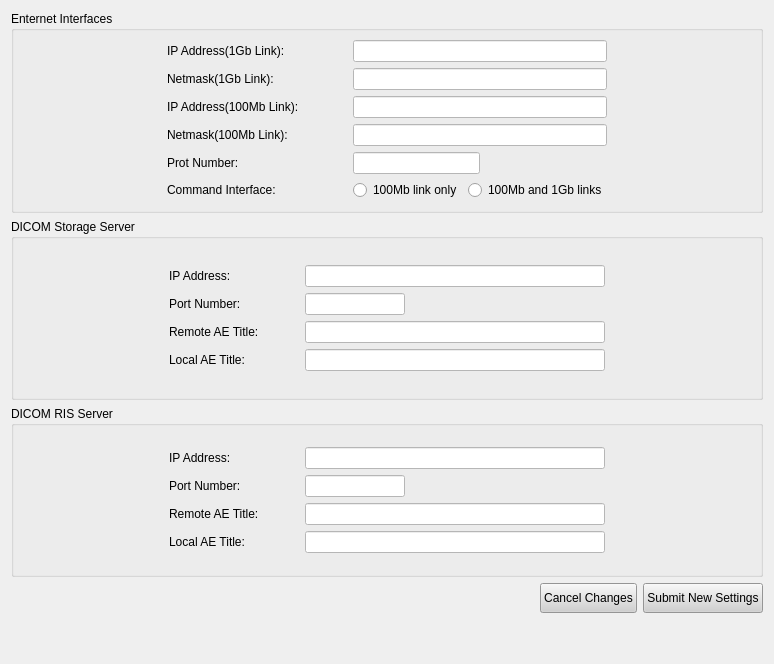
     <widget class="QWidget" name="tab_2">
      <attribute name="title">
       <string>Network</string>
      </attribute>
      <layout class="QGridLayout" name="gridLayout_25">
       <item row="0" column="0">
        <widget class="QGroupBox" name="Enternet_Interface_Group">
         <property name="minimumSize">
          <size>
           <width>0</width>
           <height>202</height>
          </size>
         </property>
         <property name="title">
          <string>Enternet Interfaces</string>
         </property>
         <layout class="QGridLayout" name="gridLayout_4">
          <item row="0" column="0">
           <layout class="QHBoxLayout" name="horizontalLayout_54">
            <item>
             <spacer name="horizontalSpacer_29">
              <property name="orientation">
               <enum>Qt::Horizontal</enum>
              </property>
              <property name="sizeHint" stdset="0">
               <size>
                <width>40</width>
                <height>20</height>
               </size>
              </property>
             </spacer>
            </item>
            <item>
             <layout class="QVBoxLayout" name="verticalLayout_21">
              <item>
               <layout class="QHBoxLayout" name="horizontalLayout_40">
                <item>
                 <widget class="QLabel" name="Net1_IP">
                  <property name="minimumSize">
                   <size>
                    <width>180</width>
                    <height>0</height>
                   </size>
                  </property>
                  <property name="maximumSize">
                   <size>
                    <width>164</width>
                    <height>16777215</height>
                   </size>
                  </property>
                  <property name="text">
                   <string>IP Address(1Gb Link):</string>
                  </property>
                 </widget>
                </item>
                <item>
                 <widget class="QLineEdit" name="Net1_IP_Edit">
                  <property name="focusPolicy">
                   <enum>Qt::StrongFocus</enum>
                  </property>
                  <property name="styleSheet">
                   <string notr="true">background-color: rgb(255, 255, 255);</string>
                  </property>
                 </widget>
                </item>
               </layout>
              </item>
              <item>
               <layout class="QHBoxLayout" name="horizontalLayout_41">
                <item>
                 <widget class="QLabel" name="Net1_Mask">
                  <property name="minimumSize">
                   <size>
                    <width>180</width>
                    <height>0</height>
                   </size>
                  </property>
                  <property name="maximumSize">
                   <size>
                    <width>164</width>
                    <height>16777215</height>
                   </size>
                  </property>
                  <property name="text">
                   <string>Netmask(1Gb Link):</string>
                  </property>
                 </widget>
                </item>
                <item>
                 <widget class="QLineEdit" name="Net1_Mask_Edit">
                  <property name="focusPolicy">
                   <enum>Qt::StrongFocus</enum>
                  </property>
                  <property name="styleSheet">
                   <string notr="true">background-color: rgb(255, 255, 255);</string>
                  </property>
                 </widget>
                </item>
               </layout>
              </item>
              <item>
               <layout class="QHBoxLayout" name="horizontalLayout_42">
                <item>
                 <widget class="QLabel" name="Net2_IP">
                  <property name="minimumSize">
                   <size>
                    <width>180</width>
                    <height>0</height>
                   </size>
                  </property>
                  <property name="maximumSize">
                   <size>
                    <width>164</width>
                    <height>16777215</height>
                   </size>
                  </property>
                  <property name="text">
                   <string>IP Address(100Mb Link):</string>
                  </property>
                 </widget>
                </item>
                <item>
                 <widget class="QLineEdit" name="Net2_IP_Edit">
                  <property name="focusPolicy">
                   <enum>Qt::StrongFocus</enum>
                  </property>
                  <property name="styleSheet">
                   <string notr="true">background-color: rgb(255, 255, 255);</string>
                  </property>
                 </widget>
                </item>
               </layout>
              </item>
              <item>
               <layout class="QHBoxLayout" name="horizontalLayout_43">
                <item>
                 <widget class="QLabel" name="Net2_Mask_2">
                  <property name="minimumSize">
                   <size>
                    <width>180</width>
                    <height>0</height>
                   </size>
                  </property>
                  <property name="maximumSize">
                   <size>
                    <width>164</width>
                    <height>16777215</height>
                   </size>
                  </property>
                  <property name="text">
                   <string>Netmask(100Mb Link):</string>
                  </property>
                 </widget>
                </item>
                <item>
                 <widget class="QLineEdit" name="Net2_Mask_Edit">
                  <property name="focusPolicy">
                   <enum>Qt::StrongFocus</enum>
                  </property>
                  <property name="styleSheet">
                   <string notr="true">background-color: rgb(255, 255, 255);</string>
                  </property>
                 </widget>
                </item>
               </layout>
              </item>
              <item>
               <layout class="QHBoxLayout" name="horizontalLayout_44">
                <item>
                 <widget class="QLabel" name="Port_Number">
                  <property name="minimumSize">
                   <size>
                    <width>180</width>
                    <height>0</height>
                   </size>
                  </property>
                  <property name="maximumSize">
                   <size>
                    <width>164</width>
                    <height>16777215</height>
                   </size>
                  </property>
                  <property name="text">
                   <string>Prot Number:</string>
                  </property>
                 </widget>
                </item>
                <item>
                 <widget class="QLineEdit" name="Port_Number_2">
                  <property name="focusPolicy">
                   <enum>Qt::StrongFocus</enum>
                  </property>
                  <property name="styleSheet">
                   <string notr="true">background-color: rgb(255, 255, 255);</string>
                  </property>
                 </widget>
                </item>
                <item>
                 <spacer name="horizontalSpacer_26">
                  <property name="orientation">
                   <enum>Qt::Horizontal</enum>
                  </property>
                  <property name="sizeHint" stdset="0">
                   <size>
                    <width>40</width>
                    <height>20</height>
                   </size>
                  </property>
                 </spacer>
                </item>
               </layout>
              </item>
              <item>
               <layout class="QHBoxLayout" name="horizontalLayout_45">
                <item>
                 <widget class="QLabel" name="Command_Interface">
                  <property name="minimumSize">
                   <size>
                    <width>180</width>
                    <height>0</height>
                   </size>
                  </property>
                  <property name="maximumSize">
                   <size>
                    <width>164</width>
                    <height>16777215</height>
                   </size>
                  </property>
                  <property name="text">
                   <string>Command Interface:</string>
                  </property>
                 </widget>
                </item>
                <item>
                 <widget class="QRadioButton" name="One_Net_Interface">
                  <property name="focusPolicy">
                   <enum>Qt::NoFocus</enum>
                  </property>
                  <property name="text">
                   <string>100Mb link only</string>
                  </property>
                 </widget>
                </item>
                <item>
                 <widget class="QRadioButton" name="Two_Net_Interface">
                  <property name="focusPolicy">
                   <enum>Qt::NoFocus</enum>
                  </property>
                  <property name="text">
                   <string>100Mb and 1Gb links</string>
                  </property>
                 </widget>
                </item>
               </layout>
              </item>
             </layout>
            </item>
            <item>
             <spacer name="horizontalSpacer_30">
              <property name="orientation">
               <enum>Qt::Horizontal</enum>
              </property>
              <property name="sizeHint" stdset="0">
               <size>
                <width>40</width>
                <height>20</height>
               </size>
              </property>
             </spacer>
            </item>
           </layout>
          </item>
         </layout>
        </widget>
       </item>
       <item row="1" column="0">
        <widget class="QGroupBox" name="DICOM_Storage_Group">
         <property name="minimumSize">
          <size>
           <width>0</width>
           <height>181</height>
          </size>
         </property>
         <property name="title">
          <string>DICOM Storage Server</string>
         </property>
         <layout class="QGridLayout" name="gridLayout_23">
          <item row="0" column="0">
           <layout class="QHBoxLayout" name="horizontalLayout_55">
            <item>
             <spacer name="horizontalSpacer_31">
              <property name="orientation">
               <enum>Qt::Horizontal</enum>
              </property>
              <property name="sizeHint" stdset="0">
               <size>
                <width>40</width>
                <height>20</height>
               </size>
              </property>
             </spacer>
            </item>
            <item>
             <layout class="QVBoxLayout" name="verticalLayout_19">
              <item>
               <layout class="QHBoxLayout" name="horizontalLayout_46">
                <item>
                 <widget class="QLabel" name="Storage_IP">
                  <property name="minimumSize">
                   <size>
                    <width>130</width>
                    <height>0</height>
                   </size>
                  </property>
                  <property name="maximumSize">
                   <size>
                    <width>114</width>
                    <height>16777215</height>
                   </size>
                  </property>
                  <property name="text">
                   <string>IP Address:</string>
                  </property>
                 </widget>
                </item>
                <item>
                 <widget class="QLineEdit" name="Storage_IP_Edit">
                  <property name="minimumSize">
                   <size>
                    <width>300</width>
                    <height>0</height>
                   </size>
                  </property>
                  <property name="focusPolicy">
                   <enum>Qt::StrongFocus</enum>
                  </property>
                  <property name="styleSheet">
                   <string notr="true">background-color: rgb(255, 255, 255);</string>
                  </property>
                 </widget>
                </item>
               </layout>
              </item>
              <item>
               <layout class="QHBoxLayout" name="horizontalLayout_47">
                <item>
                 <widget class="QLabel" name="Storage_Port">
                  <property name="minimumSize">
                   <size>
                    <width>130</width>
                    <height>0</height>
                   </size>
                  </property>
                  <property name="maximumSize">
                   <size>
                    <width>114</width>
                    <height>16777215</height>
                   </size>
                  </property>
                  <property name="text">
                   <string>Port Number:</string>
                  </property>
                 </widget>
                </item>
                <item>
                 <widget class="QLineEdit" name="Storage_Port_Edit">
                  <property name="maximumSize">
                   <size>
                    <width>100</width>
                    <height>16777215</height>
                   </size>
                  </property>
                  <property name="focusPolicy">
                   <enum>Qt::StrongFocus</enum>
                  </property>
                  <property name="styleSheet">
                   <string notr="true">background-color: rgb(255, 255, 255);</string>
                  </property>
                 </widget>
                </item>
                <item>
                 <spacer name="horizontalSpacer_27">
                  <property name="orientation">
                   <enum>Qt::Horizontal</enum>
                  </property>
                  <property name="sizeHint" stdset="0">
                   <size>
                    <width>40</width>
                    <height>20</height>
                   </size>
                  </property>
                 </spacer>
                </item>
               </layout>
              </item>
              <item>
               <layout class="QHBoxLayout" name="horizontalLayout_48">
                <item>
                 <widget class="QLabel" name="Storage_Remote_AE">
                  <property name="minimumSize">
                   <size>
                    <width>130</width>
                    <height>0</height>
                   </size>
                  </property>
                  <property name="maximumSize">
                   <size>
                    <width>114</width>
                    <height>16777215</height>
                   </size>
                  </property>
                  <property name="text">
                   <string>Remote AE Title:</string>
                  </property>
                 </widget>
                </item>
                <item>
                 <widget class="QLineEdit" name="Storage_Remote_AE_Edit">
                  <property name="focusPolicy">
                   <enum>Qt::StrongFocus</enum>
                  </property>
                  <property name="styleSheet">
                   <string notr="true">background-color: rgb(255, 255, 255);</string>
                  </property>
                 </widget>
                </item>
               </layout>
              </item>
              <item>
               <layout class="QHBoxLayout" name="horizontalLayout_49">
                <item>
                 <widget class="QLabel" name="Storage_Local_AE_2">
                  <property name="minimumSize">
                   <size>
                    <width>130</width>
                    <height>0</height>
                   </size>
                  </property>
                  <property name="maximumSize">
                   <size>
                    <width>114</width>
                    <height>16777215</height>
                   </size>
                  </property>
                  <property name="text">
                   <string>Local AE Title:</string>
                  </property>
                 </widget>
                </item>
                <item>
                 <widget class="QLineEdit" name="Storage_Local_AE_Edit">
                  <property name="focusPolicy">
                   <enum>Qt::StrongFocus</enum>
                  </property>
                  <property name="styleSheet">
                   <string notr="true">background-color: rgb(255, 255, 255);</string>
                  </property>
                 </widget>
                </item>
               </layout>
              </item>
             </layout>
            </item>
            <item>
             <spacer name="horizontalSpacer_32">
              <property name="orientation">
               <enum>Qt::Horizontal</enum>
              </property>
              <property name="sizeHint" stdset="0">
               <size>
                <width>40</width>
                <height>20</height>
               </size>
              </property>
             </spacer>
            </item>
           </layout>
          </item>
         </layout>
        </widget>
       </item>
       <item row="2" column="0">
        <widget class="QGroupBox" name="DICOM_Storage_Group_2">
         <property name="minimumSize">
          <size>
           <width>0</width>
           <height>171</height>
          </size>
         </property>
         <property name="title">
          <string>DICOM RIS Server</string>
         </property>
         <layout class="QGridLayout" name="gridLayout_24">
          <item row="0" column="0">
           <layout class="QHBoxLayout" name="horizontalLayout_56">
            <item>
             <spacer name="horizontalSpacer_33">
              <property name="orientation">
               <enum>Qt::Horizontal</enum>
              </property>
              <property name="sizeHint" stdset="0">
               <size>
                <width>40</width>
                <height>20</height>
               </size>
              </property>
             </spacer>
            </item>
            <item>
             <layout class="QVBoxLayout" name="verticalLayout_20">
              <item>
               <layout class="QHBoxLayout" name="horizontalLayout_50">
                <item>
                 <widget class="QLabel" name="RIS_IP">
                  <property name="minimumSize">
                   <size>
                    <width>130</width>
                    <height>0</height>
                   </size>
                  </property>
                  <property name="maximumSize">
                   <size>
                    <width>114</width>
                    <height>16777215</height>
                   </size>
                  </property>
                  <property name="text">
                   <string>IP Address:</string>
                  </property>
                 </widget>
                </item>
                <item>
                 <widget class="QLineEdit" name="RIS_IP_Edit">
                  <property name="minimumSize">
                   <size>
                    <width>300</width>
                    <height>0</height>
                   </size>
                  </property>
                  <property name="focusPolicy">
                   <enum>Qt::StrongFocus</enum>
                  </property>
                  <property name="styleSheet">
                   <string notr="true">background-color: rgb(255, 255, 255);</string>
                  </property>
                 </widget>
                </item>
               </layout>
              </item>
              <item>
               <layout class="QHBoxLayout" name="horizontalLayout_51">
                <item>
                 <widget class="QLabel" name="RIS_Port">
                  <property name="minimumSize">
                   <size>
                    <width>130</width>
                    <height>0</height>
                   </size>
                  </property>
                  <property name="maximumSize">
                   <size>
                    <width>114</width>
                    <height>16777215</height>
                   </size>
                  </property>
                  <property name="text">
                   <string>Port Number:</string>
                  </property>
                 </widget>
                </item>
                <item>
                 <widget class="QLineEdit" name="RIS_Port_Edit">
                  <property name="maximumSize">
                   <size>
                    <width>100</width>
                    <height>16777215</height>
                   </size>
                  </property>
                  <property name="focusPolicy">
                   <enum>Qt::StrongFocus</enum>
                  </property>
                  <property name="styleSheet">
                   <string notr="true">background-color: rgb(255, 255, 255);</string>
                  </property>
                 </widget>
                </item>
                <item>
                 <spacer name="horizontalSpacer_28">
                  <property name="orientation">
                   <enum>Qt::Horizontal</enum>
                  </property>
                  <property name="sizeHint" stdset="0">
                   <size>
                    <width>40</width>
                    <height>20</height>
                   </size>
                  </property>
                 </spacer>
                </item>
               </layout>
              </item>
              <item>
               <layout class="QHBoxLayout" name="horizontalLayout_52">
                <item>
                 <widget class="QLabel" name="RIS_Remote_AE">
                  <property name="minimumSize">
                   <size>
                    <width>130</width>
                    <height>0</height>
                   </size>
                  </property>
                  <property name="maximumSize">
                   <size>
                    <width>114</width>
                    <height>16777215</height>
                   </size>
                  </property>
                  <property name="text">
                   <string>Remote AE Title:</string>
                  </property>
                 </widget>
                </item>
                <item>
                 <widget class="QLineEdit" name="RIS_Remote_AE_Edit">
                  <property name="focusPolicy">
                   <enum>Qt::StrongFocus</enum>
                  </property>
                  <property name="styleSheet">
                   <string notr="true">background-color: rgb(255, 255, 255);</string>
                  </property>
                 </widget>
                </item>
               </layout>
              </item>
              <item>
               <layout class="QHBoxLayout" name="horizontalLayout_53">
                <item>
                 <widget class="QLabel" name="RIS_Local_AE">
                  <property name="minimumSize">
                   <size>
                    <width>130</width>
                    <height>0</height>
                   </size>
                  </property>
                  <property name="maximumSize">
                   <size>
                    <width>114</width>
                    <height>16777215</height>
                   </size>
                  </property>
                  <property name="text">
                   <string>Local AE Title:</string>
                  </property>
                 </widget>
                </item>
                <item>
                 <widget class="QLineEdit" name="RIS_Local_AE_Edit">
                  <property name="focusPolicy">
                   <enum>Qt::StrongFocus</enum>
                  </property>
                  <property name="styleSheet">
                   <string notr="true">background-color: rgb(255, 255, 255);</string>
                  </property>
                 </widget>
                </item>
               </layout>
              </item>
             </layout>
            </item>
            <item>
             <spacer name="horizontalSpacer_34">
              <property name="orientation">
               <enum>Qt::Horizontal</enum>
              </property>
              <property name="sizeHint" stdset="0">
               <size>
                <width>40</width>
                <height>20</height>
               </size>
              </property>
             </spacer>
            </item>
           </layout>
          </item>
         </layout>
        </widget>
       </item>
       <item row="3" column="0">
        <layout class="QVBoxLayout" name="verticalLayout">
         <item>
          <layout class="QHBoxLayout" name="horizontalLayout">
           <item>
            <spacer name="horizontalSpacer">
             <property name="orientation">
              <enum>Qt::Horizontal</enum>
             </property>
             <property name="sizeHint" stdset="0">
              <size>
               <width>529</width>
               <height>20</height>
              </size>
             </property>
            </spacer>
           </item>
           <item>
            <widget class="QPushButton" name="Cancel_Changes">
             <property name="minimumSize">
              <size>
               <width>0</width>
               <height>30</height>
              </size>
             </property>
             <property name="focusPolicy">
              <enum>Qt::NoFocus</enum>
             </property>
             <property name="styleSheet">
              <string notr="true">background-color: rgb(208, 208, 208);</string>
             </property>
             <property name="text">
              <string>Cancel Changes</string>
             </property>
            </widget>
           </item>
           <item>
            <widget class="QPushButton" name="Submit_New_Set">
             <property name="minimumSize">
              <size>
               <width>0</width>
               <height>30</height>
              </size>
             </property>
             <property name="focusPolicy">
              <enum>Qt::NoFocus</enum>
             </property>
             <property name="styleSheet">
              <string notr="true">background-color: rgb(208, 208, 208);</string>
             </property>
             <property name="text">
              <string>Submit New Settings</string>
             </property>
            </widget>
           </item>
          </layout>
         </item>
         <item>
          <spacer name="verticalSpacer">
           <property name="orientation">
            <enum>Qt::Vertical</enum>
           </property>
           <property name="sizeHint" stdset="0">
            <size>
             <width>20</width>
             <height>40</height>
            </size>
           </property>
          </spacer>
         </item>
        </layout>
       </item>
      </layout>
     </widget>
